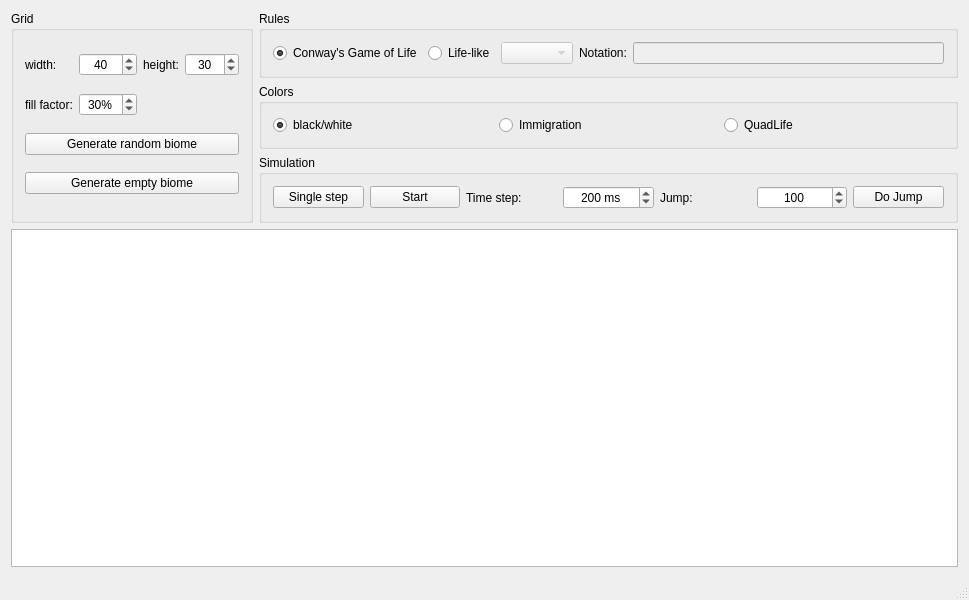
<?xml version="1.0" encoding="UTF-8"?>
<ui version="4.0">
 <class>GameWindow</class>
 <widget class="QMainWindow" name="GameWindow">
  <property name="geometry">
   <rect>
    <x>0</x>
    <y>0</y>
    <width>969</width>
    <height>600</height>
   </rect>
  </property>
  <property name="windowTitle">
   <string>GameWindow</string>
  </property>
  <widget class="QWidget" name="centralWidget">
   <layout class="QGridLayout" name="gridLayout_2">
    <item row="3" column="0" colspan="2">
     <widget class="QGraphicsView" name="game_view"/>
    </item>
    <item row="0" column="0" rowspan="3">
     <widget class="QGroupBox" name="gb_grid">
      <property name="title">
       <string>Grid</string>
      </property>
      <layout class="QGridLayout" name="gridLayout">
       <item row="0" column="0">
        <widget class="QLabel" name="label_2">
         <property name="text">
          <string>width:</string>
         </property>
        </widget>
       </item>
       <item row="0" column="1">
        <widget class="QSpinBox" name="sb_grid_width">
         <property name="alignment">
          <set>Qt::AlignCenter</set>
         </property>
         <property name="minimum">
          <number>5</number>
         </property>
         <property name="maximum">
          <number>1000</number>
         </property>
         <property name="value">
          <number>40</number>
         </property>
        </widget>
       </item>
       <item row="0" column="2">
        <widget class="QLabel" name="label_3">
         <property name="text">
          <string>height:</string>
         </property>
        </widget>
       </item>
       <item row="0" column="3">
        <widget class="QSpinBox" name="sb_grid_height">
         <property name="alignment">
          <set>Qt::AlignCenter</set>
         </property>
         <property name="minimum">
          <number>5</number>
         </property>
         <property name="maximum">
          <number>1000</number>
         </property>
         <property name="value">
          <number>30</number>
         </property>
        </widget>
       </item>
       <item row="1" column="0">
        <widget class="QLabel" name="label_5">
         <property name="text">
          <string>fill factor:</string>
         </property>
        </widget>
       </item>
       <item row="1" column="1">
        <widget class="QSpinBox" name="sb_fill_factor">
         <property name="alignment">
          <set>Qt::AlignCenter</set>
         </property>
         <property name="suffix">
          <string>%</string>
         </property>
         <property name="minimum">
          <number>0</number>
         </property>
         <property name="maximum">
          <number>100</number>
         </property>
         <property name="singleStep">
          <number>10</number>
         </property>
         <property name="value">
          <number>30</number>
         </property>
        </widget>
       </item>
       <item row="2" column="0" colspan="4">
        <widget class="QPushButton" name="bt_generate_biome">
         <property name="text">
          <string>Generate random biome</string>
         </property>
        </widget>
       </item>
       <item row="3" column="0" colspan="4">
        <widget class="QPushButton" name="bt_generate_empty_biome">
         <property name="text">
          <string>Generate empty biome</string>
         </property>
        </widget>
       </item>
      </layout>
     </widget>
    </item>
    <item row="1" column="1">
     <widget class="QGroupBox" name="gb_colors">
      <property name="title">
       <string>Colors</string>
      </property>
      <layout class="QHBoxLayout" name="horizontalLayout_3">
       <item>
        <widget class="QRadioButton" name="rb_color_black_white">
         <property name="text">
          <string>black/white</string>
         </property>
         <property name="checked">
          <bool>true</bool>
         </property>
        </widget>
       </item>
       <item>
        <widget class="QRadioButton" name="rb_color_immigration">
         <property name="text">
          <string>Immigration</string>
         </property>
        </widget>
       </item>
       <item>
        <widget class="QRadioButton" name="rb_color_quadlife">
         <property name="text">
          <string>QuadLife</string>
         </property>
        </widget>
       </item>
      </layout>
     </widget>
    </item>
    <item row="0" column="1">
     <widget class="QGroupBox" name="gb_rules">
      <property name="title">
       <string>Rules</string>
      </property>
      <layout class="QHBoxLayout" name="horizontalLayout">
       <item>
        <widget class="QRadioButton" name="rb_rules_conway">
         <property name="text">
          <string>Conway's Game of Life</string>
         </property>
         <property name="checked">
          <bool>true</bool>
         </property>
        </widget>
       </item>
       <item>
        <widget class="QRadioButton" name="rb_rules_life_like">
         <property name="text">
          <string>Life-like</string>
         </property>
        </widget>
       </item>
       <item>
        <widget class="QComboBox" name="cb_life_like_rules">
         <property name="enabled">
          <bool>false</bool>
         </property>
        </widget>
       </item>
       <item>
        <widget class="QLabel" name="label">
         <property name="text">
          <string>Notation:</string>
         </property>
        </widget>
       </item>
       <item>
        <widget class="QLineEdit" name="le_rule_notation">
         <property name="enabled">
          <bool>false</bool>
         </property>
         <property name="alignment">
          <set>Qt::AlignCenter</set>
         </property>
        </widget>
       </item>
      </layout>
     </widget>
    </item>
    <item row="2" column="1">
     <widget class="QGroupBox" name="gb_simulation">
      <property name="title">
       <string>Simulation</string>
      </property>
      <layout class="QHBoxLayout" name="horizontalLayout_2">
       <item>
        <widget class="QPushButton" name="bt_single_step">
         <property name="text">
          <string>Single step</string>
         </property>
        </widget>
       </item>
       <item>
        <widget class="QPushButton" name="bt_sim_start_stop">
         <property name="text">
          <string>Start</string>
         </property>
        </widget>
       </item>
       <item>
        <widget class="QLabel" name="label_4">
         <property name="text">
          <string>Time step:</string>
         </property>
        </widget>
       </item>
       <item>
        <widget class="QSpinBox" name="sb_time_step">
         <property name="alignment">
          <set>Qt::AlignCenter</set>
         </property>
         <property name="suffix">
          <string> ms</string>
         </property>
         <property name="minimum">
          <number>1</number>
         </property>
         <property name="maximum">
          <number>2000</number>
         </property>
         <property name="singleStep">
          <number>100</number>
         </property>
         <property name="value">
          <number>200</number>
         </property>
        </widget>
       </item>
       <item>
        <widget class="QLabel" name="label_6">
         <property name="text">
          <string>Jump:</string>
         </property>
        </widget>
       </item>
       <item>
        <widget class="QSpinBox" name="sb_jump">
         <property name="alignment">
          <set>Qt::AlignCenter</set>
         </property>
         <property name="minimum">
          <number>1</number>
         </property>
         <property name="maximum">
          <number>999999</number>
         </property>
         <property name="singleStep">
          <number>100</number>
         </property>
         <property name="value">
          <number>100</number>
         </property>
        </widget>
       </item>
       <item>
        <widget class="QPushButton" name="bt_jump">
         <property name="text">
          <string>Do Jump</string>
         </property>
        </widget>
       </item>
      </layout>
     </widget>
    </item>
   </layout>
  </widget>
  <widget class="QStatusBar" name="status_bar"/>
 </widget>
 <layoutdefault spacing="6" margin="11"/>
 <resources/>
 <connections/>
</ui>
